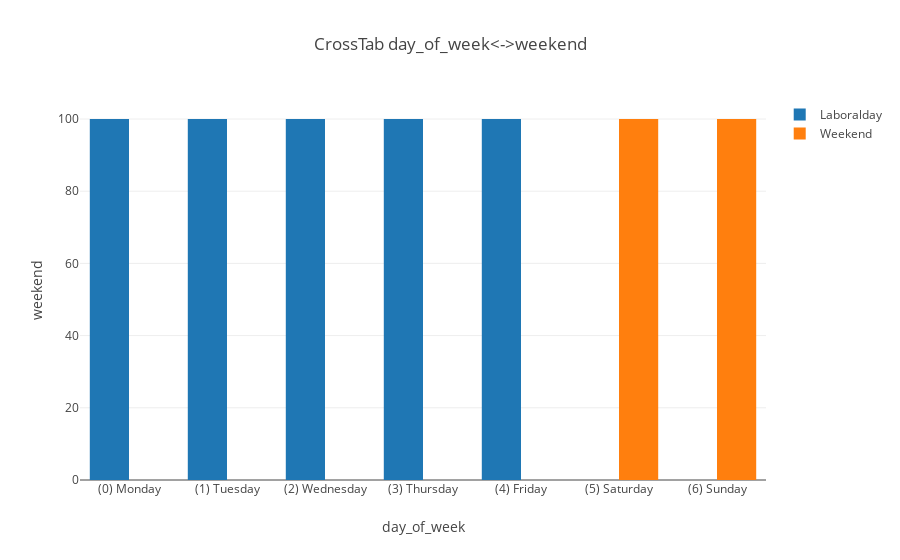
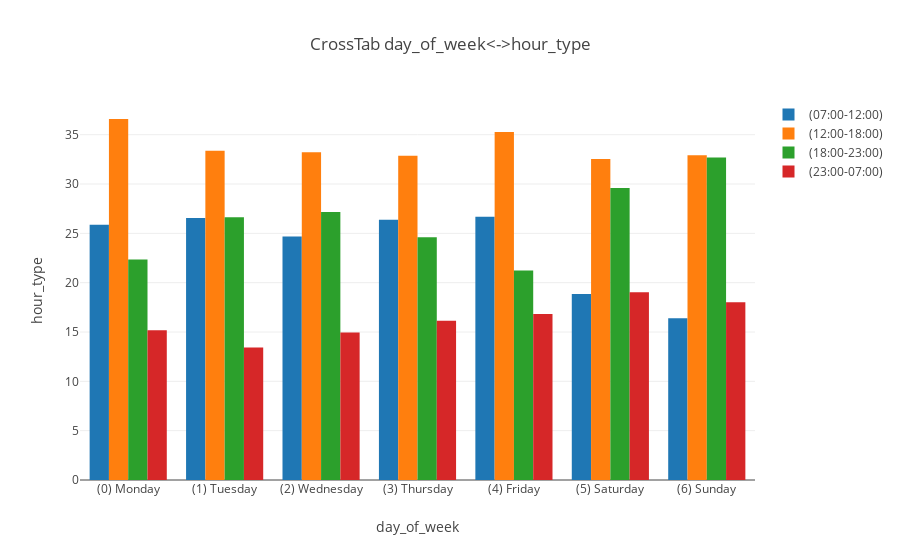
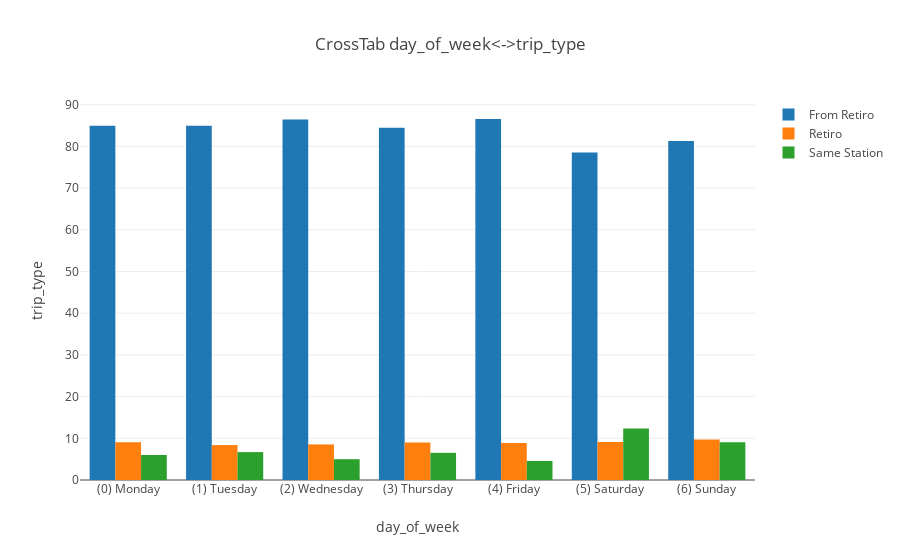

These figures' notebook cell, in order:
### Markdown cell above
### Tabla contingencias

### Code cell
vars = ['day_of_week', 'weekend', 'hour_type', 'trip_type', 'desc_user_type', 'desc_ageRange']
z_pvalue = []
for varx in range(len(vars)):
  x_pvalue = []
  for vary in range (len(vars)):
    crosstab = pd.crosstab(dfTrips[vars[varx]], dfTrips[vars[vary]])
    cramerv = cramers_v(crosstab)
    if vary > varx:
      generateCrosstabBars(crosstab, vars[varx], vars[vary], True)
    x_pvalue.append(cramerv)
  z_pvalue.append(x_pvalue)

generateHeatMap(
    vars, 
    vars, 
    z_pvalue, 
    'Correlación Variables Categóricas',
    [
      [0, 'rgb(48,0,255)'], 
      [0.3, 'rgb(0, 255, 180)'],
      [0.6, 'rgb(186, 255, 0)'], 
      [1, 'rgb(255,45,0)']
    ],
    dict(
      titleside = 'top',
      tickmode = 'array',
      tickvals = [0, 0.3, 0.6, 1],
      ticktext = ['no dependiente','leve', 'intensa', 'dependiente'],
      ticks = 'outside'
    )
)

### Figure 1 — Plotly figure (JSON) as saved in the notebook; plotly's stock layout.template omitted (floating-point values rounded to 4 significant figures)
{"data": [{"y": ["100.0%", "100.0%", "100.0%", "100.0%", "100.0%", "0.0%", "0.0%"], "x": ["(0) Monday", "(1) Tuesday", "(2) Wednesday", "(3) Thursday", "(4) Friday", "(5) Saturday", "(6) Sunday"], "type": "bar", "name": "Laboralday", "uid": "7cad5ec4-d2a9-4d2c-954e-efe61f687623"}, {"y": ["0.0%", "0.0%", "0.0%", "0.0%", "0.0%", "100.0%", "100.0%"], "x": ["(0) Monday", "(1) Tuesday", "(2) Wednesday", "(3) Thursday", "(4) Friday", "(5) Saturday", "(6) Sunday"], "type": "bar", "name": "Weekend", "uid": "c18fc2bb-2a62-429b-9616-d1020f12f40e"}], "layout": {"barmode": "group", "yaxis": {"title": {"text": "weekend"}}, "xaxis": {"title": {"text": "day_of_week"}}, "title": {"text": "CrossTab day_of_week<->weekend"}}}

### Figure 2 — Plotly figure (JSON) as saved in the notebook; plotly's stock layout.template omitted (floating-point values rounded to 4 significant figures)
{"data": [{"y": ["25.88%", "26.56%", "24.68%", "26.38%", "26.68%", "18.84%", "16.4%"], "x": ["(0) Monday", "(1) Tuesday", "(2) Wednesday", "(3) Thursday", "(4) Friday", "(5) Saturday", "(6) Sunday"], "type": "bar", "name": "(07:00-12:00)", "uid": "0f03508b-4b9e-4214-bf0a-8794eb6416b1"}, {"y": ["36.59%", "33.38%", "33.21%", "32.87%", "35.27%", "32.54%", "32.91%"], "x": ["(0) Monday", "(1) Tuesday", "(2) Wednesday", "(3) Thursday", "(4) Friday", "(5) Saturday", "(6) Sunday"], "type": "bar", "name": "(12:00-18:00)", "uid": "1fa3e014-fe1f-459a-808c-6423ab4c356e"}, {"y": ["22.35%", "26.64%", "27.17%", "24.61%", "21.23%", "29.6%", "32.68%"], "x": ["(0) Monday", "(1) Tuesday", "(2) Wednesday", "(3) Thursday", "(4) Friday", "(5) Saturday", "(6) Sunday"], "type": "bar", "name": "(18:00-23:00)", "uid": "01b16b0f-1eb1-4648-ace8-0012c58f46f9"}, {"y": ["15.18%", "13.43%", "14.94%", "16.14%", "16.82%", "19.02%", "18.01%"], "x": ["(0) Monday", "(1) Tuesday", "(2) Wednesday", "(3) Thursday", "(4) Friday", "(5) Saturday", "(6) Sunday"], "type": "bar", "name": "(23:00-07:00)", "uid": "046999ef-cbaf-408f-a870-dd7b5bb51610"}], "layout": {"barmode": "group", "yaxis": {"title": {"text": "hour_type"}}, "xaxis": {"title": {"text": "day_of_week"}}, "title": {"text": "CrossTab day_of_week<->hour_type"}}}

### Figure 3 — Plotly figure (JSON) as saved in the notebook; plotly's stock layout.template omitted (floating-point values rounded to 4 significant figures)
{"data": [{"y": ["84.95%", "84.93%", "86.48%", "84.48%", "86.57%", "78.54%", "81.27%"], "x": ["(0) Monday", "(1) Tuesday", "(2) Wednesday", "(3) Thursday", "(4) Friday", "(5) Saturday", "(6) Sunday"], "type": "bar", "name": "From Retiro", "uid": "276ae006-9d92-4bf2-bf2e-57407c359375"}, {"y": ["9.05%", "8.38%", "8.53%", "9.0%", "8.88%", "9.14%", "9.69%"], "x": ["(0) Monday", "(1) Tuesday", "(2) Wednesday", "(3) Thursday", "(4) Friday", "(5) Saturday", "(6) Sunday"], "type": "bar", "name": "Retiro", "uid": "e3db7a15-6163-4e10-ae82-cafdf6cc6ded"}, {"y": ["6.0%", "6.69%", "4.99%", "6.52%", "4.56%", "12.33%", "9.04%"], "x": ["(0) Monday", "(1) Tuesday", "(2) Wednesday", "(3) Thursday", "(4) Friday", "(5) Saturday", "(6) Sunday"], "type": "bar", "name": "Same Station", "uid": "8f096659-31ad-4431-9769-83cea5c07d7c"}], "layout": {"barmode": "group", "yaxis": {"title": {"text": "trip_type"}}, "xaxis": {"title": {"text": "day_of_week"}}, "title": {"text": "CrossTab day_of_week<->trip_type"}}}
